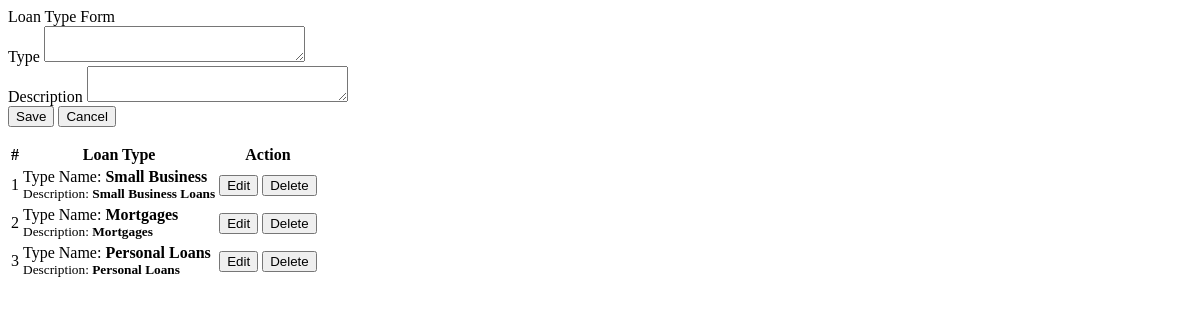
/loan_type.php, run on an earlier commit of the app's database.
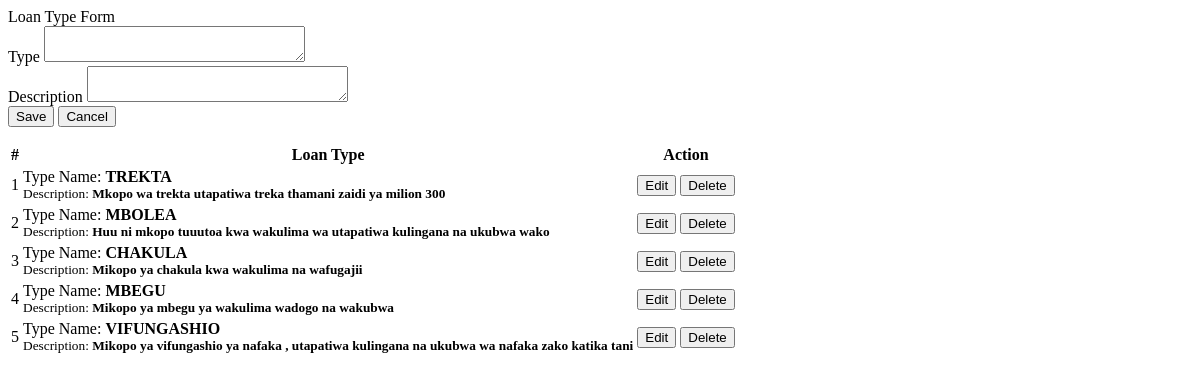
And on a later commit of the database.
### tables this page shows
CREATE TABLE `loan_types` (
  `id` int(30) NOT NULL,
  `type_name` text NOT NULL,
  `description` text NOT NULL
);

### loan_type.php (the view, shortened to what this page needs)
<?php include('db_connect.php');?>
<div class="container-fluid">
	<div class="col-lg-12">
		<div class="row">
			<div class="col-md-4">
			<form action="" id="manage-loan-type">
				<div class="card">
					<div class="card-header">
						   Loan Type Form
				  	</div>
					<div class="card-body">
							<div class="form-group">
								<label class="control-label">Type</label>
								<textarea name="type_name" id="" cols="30" rows="2" class="form-control"></textarea>
							</div>
							<div class="form-group">
								<label class="control-label">Description</label>
								<textarea name="description" id="" cols="30" rows="2" class="form-control"></textarea>
							</div>
					</div>
					<div class="card-footer">
						<div class="row">
							<div class="col-md-12">
								<button class="btn btn-sm btn-primary col-sm-3 offset-md-3"> Save</button>
								<button class="btn btn-sm btn-default col-sm-3" type="button" onclick="_reset()"> Cancel</button>
							</div>
						</div>
					</div>
				</div>
			</form>
			</div>
			<div class="col-md-8">
				<div class="card">
					<div class="card-body">
						<table class="table table-bordered table-hover">
							<thead>
								<tr>
									<th class="text-center">#</th>
									<th class="text-center">Loan Type</th>
									<th class="text-center">Action</th>
								</tr>
							</thead>
							<tbody>
								<?php
								$i = 1;
								$types = $conn->query("SELECT * FROM loan_types order by id asc");
								while($row=$types->fetch_assoc()):
								?>
								<tr>
									<td class="text-center"><?php echo $i++ ?></td>
									<td class="">
										 <p>Type Name: <b><?php echo $row['type_name'] ?></b></p>
										 <p><small>Description: <b><?php echo $row['description'] ?></b></small></p>
									</td>
									<td class="text-center">
										<button class="btn btn-sm btn-primary edit_ltype" type="button" data-id="<?php echo $row['id'] ?>" data-type_name="<?php echo $row['type_name'] ?>" data-description="<?php echo $row['description'] ?>" >Edit</button>
										<button class="btn btn-sm btn-danger delete_ltype" type="button" data-id="<?php echo $row['id'] ?>">Delete</button>
									</td>
								</tr>
								<?php endwhile; ?>
							</tbody>
						</table>
					</div>
				</div>
			</div>
		</div>
	</div>
</div>

### loan_type.php (style rules this page uses)
td { vertical-align: middle !important; }
td p { margin: unset }

What changed in the data, as far as the page shows it:
removed loan_types: type_name "Small Business", description "Small Business Loans"
removed loan_types: type_name "Mortgages", description "Mortgages"
removed loan_types: type_name "Personal Loans", description "Personal Loans"
added loan_types: type_name "TREKTA", description "Mkopo wa trekta utapatiwa treka thamani zaidi ya milion 300"
added loan_types: type_name "MBOLEA", description "Huu ni mkopo tuuutoa kwa wakulima wa utapatiwa kulingana na ukubwa wako"
added loan_types: type_name "CHAKULA", description "Mikopo ya chakula kwa wakulima na wafugajii"
added loan_types: type_name "MBEGU", description "Mikopo ya mbegu ya wakulima wadogo na wakubwa"
added loan_types: type_name "VIFUNGASHIO", description "Mikopo ya vifungashio ya nafaka , utapatiwa kulingana na ukubwa wa nafaka zako katika tani"
